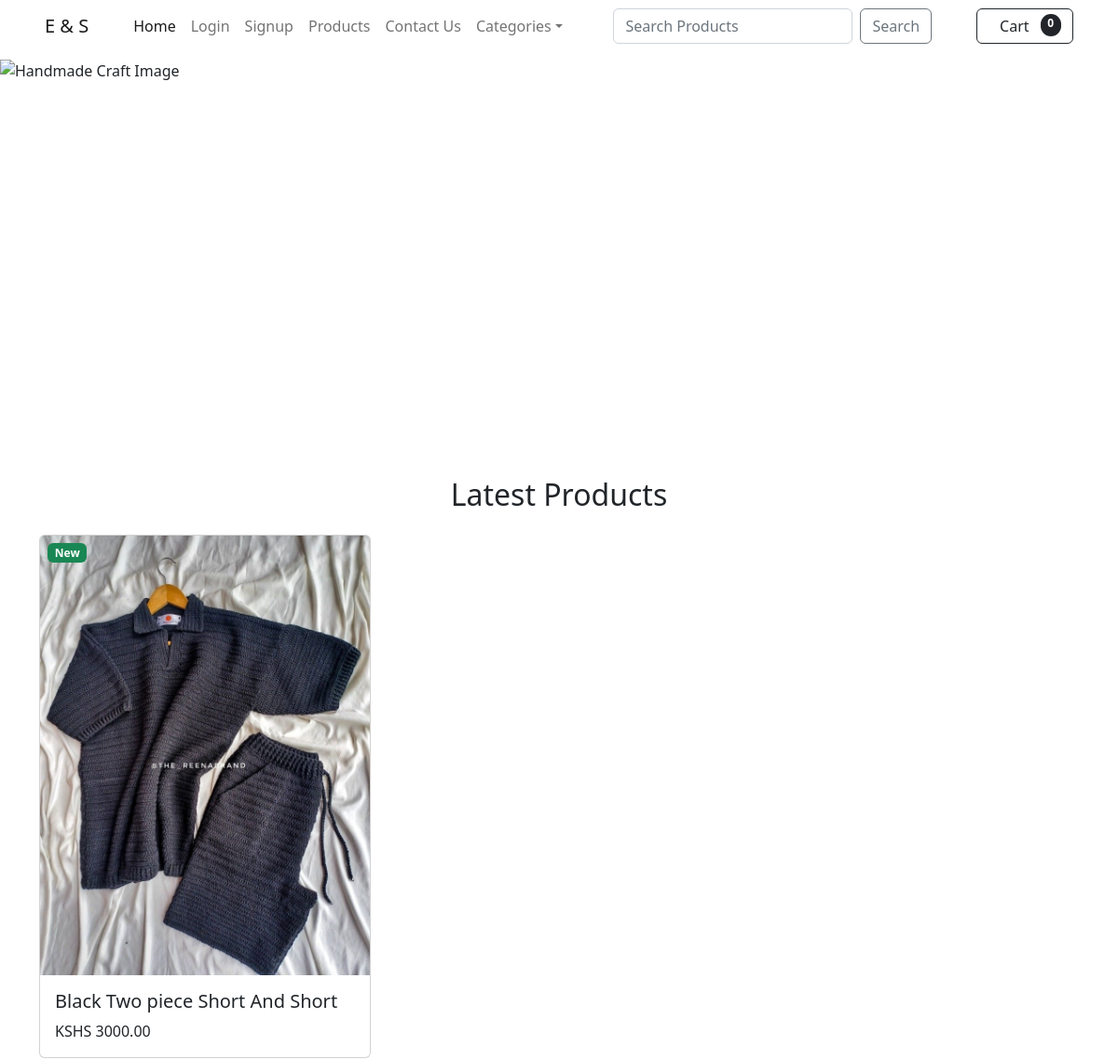
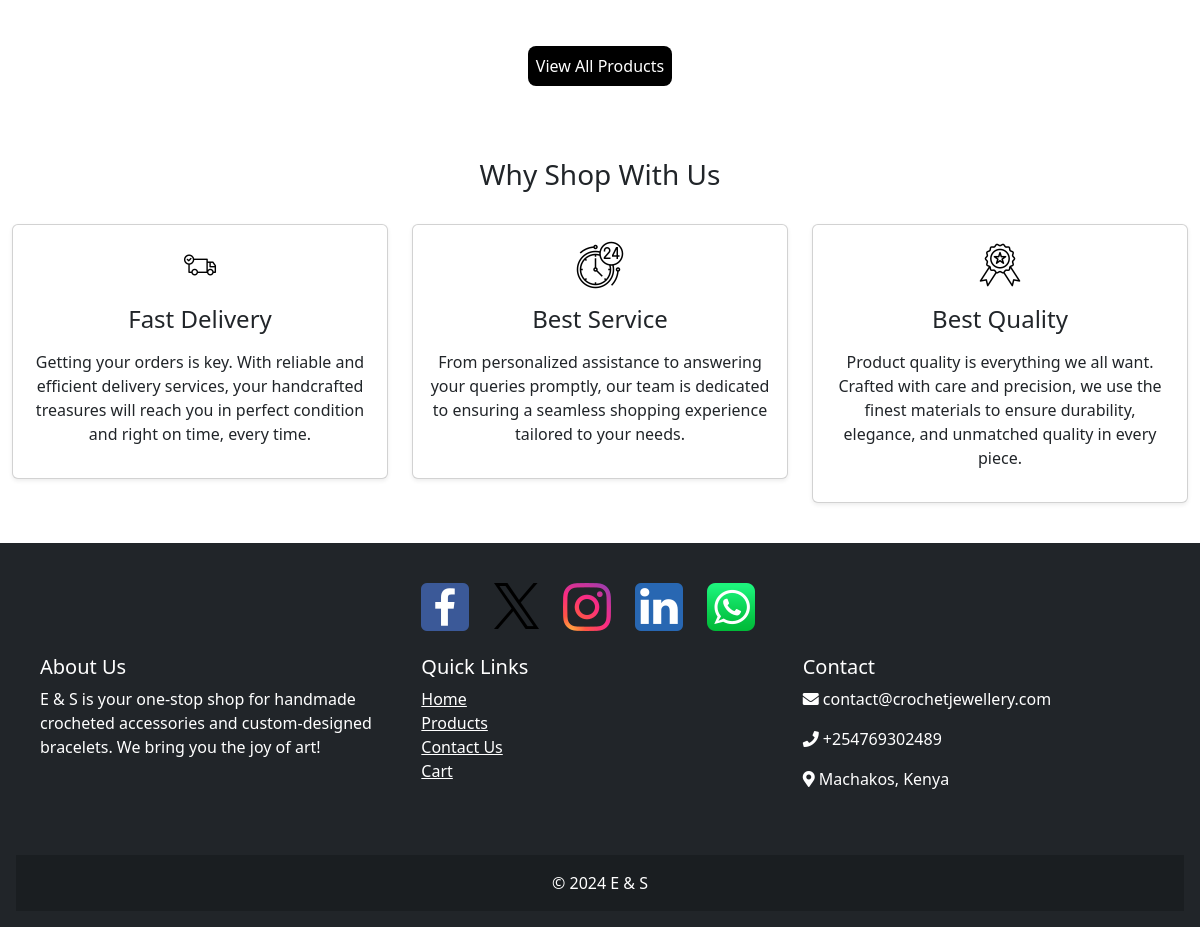
Before: / with the older database file (2 pictures, top to bottom).
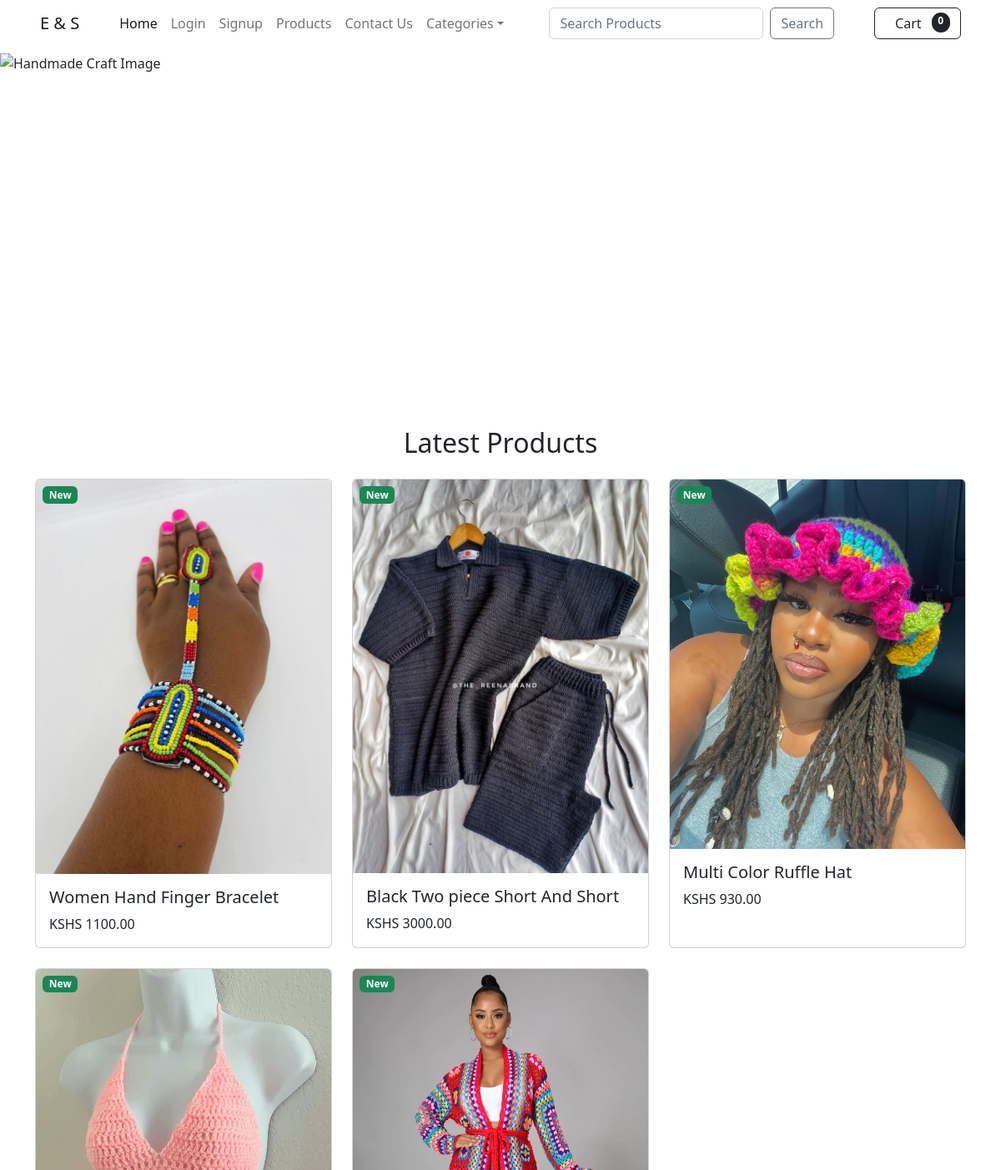
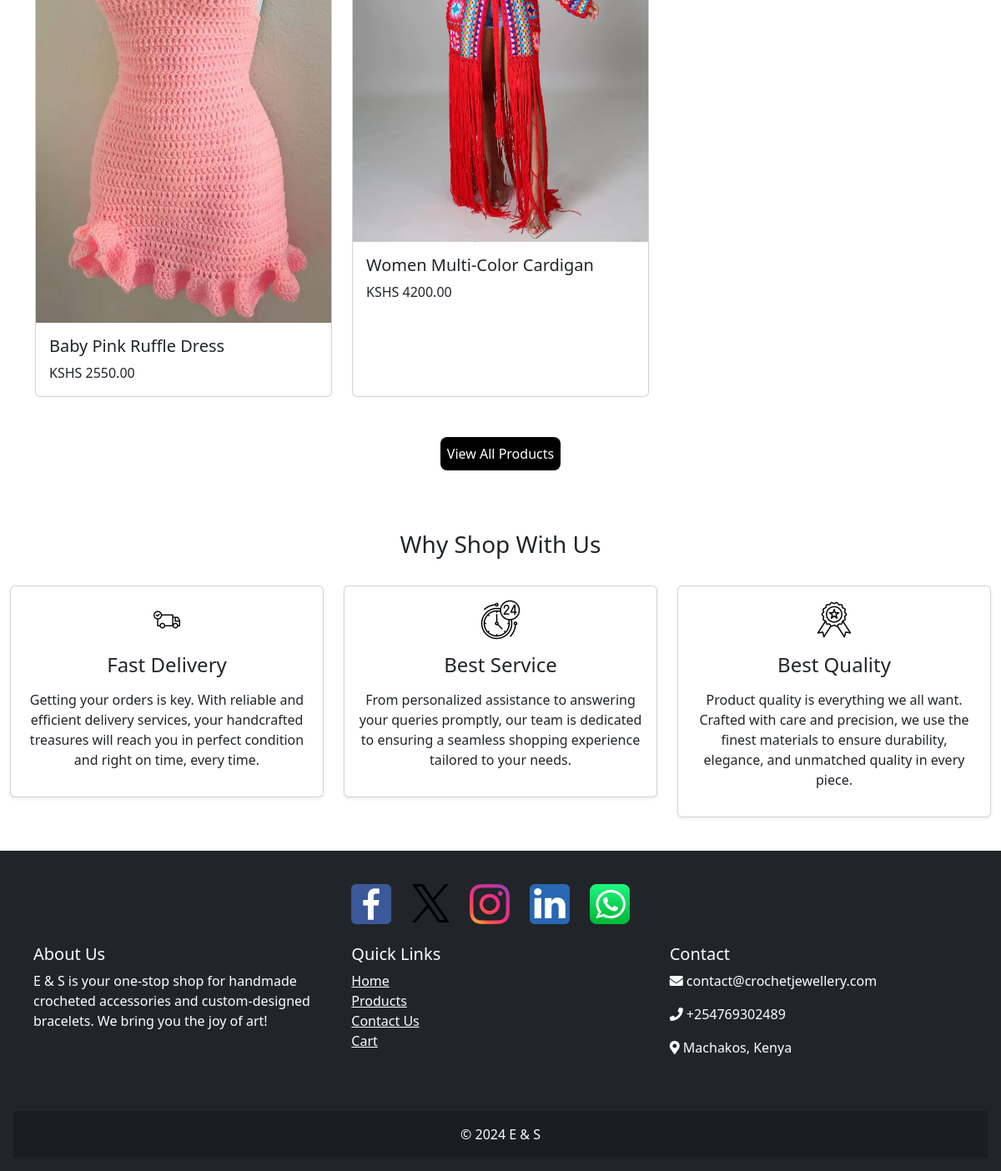
After: the same page with the newer database file (2 pictures, top to bottom).
### my_app/models.py (models this page shows, shortened)
class Product(models.Model):
    name = models.CharField(max_length=50)
    description = models.CharField(max_length=250, default="", blank=True, null=True)
    price = models.DecimalField(default=0, max_digits=10, decimal_places=2)
    image = models.ImageField(upload_to='products/images/')
    category = models.ForeignKey(Category, related_name='products', on_delete=models.CASCADE)
    created_at = models.DateTimeField(auto_now_add=True)
    updated_at = models.DateTimeField(auto_now=True)
    is_new = models.BooleanField(default=False)
    class Meta:
        ordering = ['category']
        db_table = 'product'
        verbose_name_plural = 'Products'

### my_app/views.py (the view)
# urls.py: 2. Add a URL to urlpatterns:  path('', views.home, name='home')
def home(request):
    products = Product.objects.all()
    latest_products = Product.objects.filter(is_new=True)[:6]  # [:6] limits the query to fetch only the top 6 products
    return render(request, 'home.html', {"products": products, "latest_products": latest_products})

### cart/cart.py (called while the page is built)
    def __len__(self):
        return len(self.cart)

### cart/context_processors.py (called while the page is built)
def cart(request):
    return {'cart': Cart(request)}

### templates/home.html (shortened to what this page needs)
{% extends 'master.html' %}
{% load static %}
{% block extra_css %}
    <link rel="stylesheet" href="{% static 'css/about.css' %}">
{% endblock %}
{% block content %}
    {% include 'header.html' %}
    <div class="container py-5">
        <h2 class="text-center mb-4">Latest Products</h2>
        <div class="row">
            {% for product in latest_products %}
                <div class="col-md-4 mb-4">
                    <div class="card h-100">
                        <div class="position-relative">
                            <img src="{{ product.image.url }}" class="card-img-top" alt="{{ product.name }}">
                            {% if product.is_new %}
                                <span class="badge bg-success position-absolute top-0 start-0 m-2">New</span>
                            {% endif %}
                        </div>
                        <div class="card-body">
                            <h5 class="card-title">{{ product.name }}</h5>
                            <p class="card-text">KSHS {{ product.price }}</p>
                        </div>
                    </div>
                </div>
            {% endfor %}
        </div>
        <div class="d-flex justify-content-center py-4">
            {% include 'button.html' with url='product_list' label='View All Products' btn_class='btn-primary' %}
        </div>
    </div>
    <h3 style="text-align: center">Why Shop With Us</h3>
    <div class="container-fluid py-4">
        <div class="row justify-content-between">
            <div class="col-sm-4 mb-3">
                <div class="card shadow-sm">
                    <div class="card-body text-center">
                        <img src="{% static 'images/delivery.png' %}" alt="delivery" class="icons">
                        <h4 class="my-3">Fast Delivery</h4>
                        <p>Getting your orders is key. With reliable and efficient delivery services, your handcrafted treasures will reach you in perfect condition and right on time, every time.</p>
                    </div>
                </div>
            </div>
            <div class="col-sm-4 mb-3">
                <div class="card shadow-sm">
                    <div class="card-body text-center">
                        <img src="{% static 'images/service.png' %}" alt="service" class="icons">
                        <h4 class="my-3">Best Service</h4>
                        <p>From personalized assistance to answering your queries promptly, our team is dedicated to ensuring a seamless shopping experience tailored to your needs.</p>
                    </div>
                </div>
            </div>
            <div class="col-sm-4 mb-3">
                <div class="card shadow-sm">
                    <div class="card-body text-center">
                        <img src="{% static 'images/quality.png' %}" alt="quality" class="icons">
                        <h4 class="my-3">Best Quality</h4>
                        <p>Product quality is everything we all want. Crafted with care and precision, we use the finest materials to ensure durability, elegance, and unmatched quality in every piece.</p>
                    </div>
                </div>
            </div>
        </div>
    </div>
{% endblock %}

Changed rows visible on the page:
added Product: image (picture), is_new "New", name "Women Hand Finger Bracelet", price "1100.00"
added Product: image (picture), is_new "New", name "Multi Color Ruffle Hat", price "930.00"
added Product: image (picture), is_new "New", name "Baby Pink Ruffle Dress", price "2550.00"
added Product: image (picture), is_new "New", name "Women Multi-Color Cardigan", price "4200.00"
